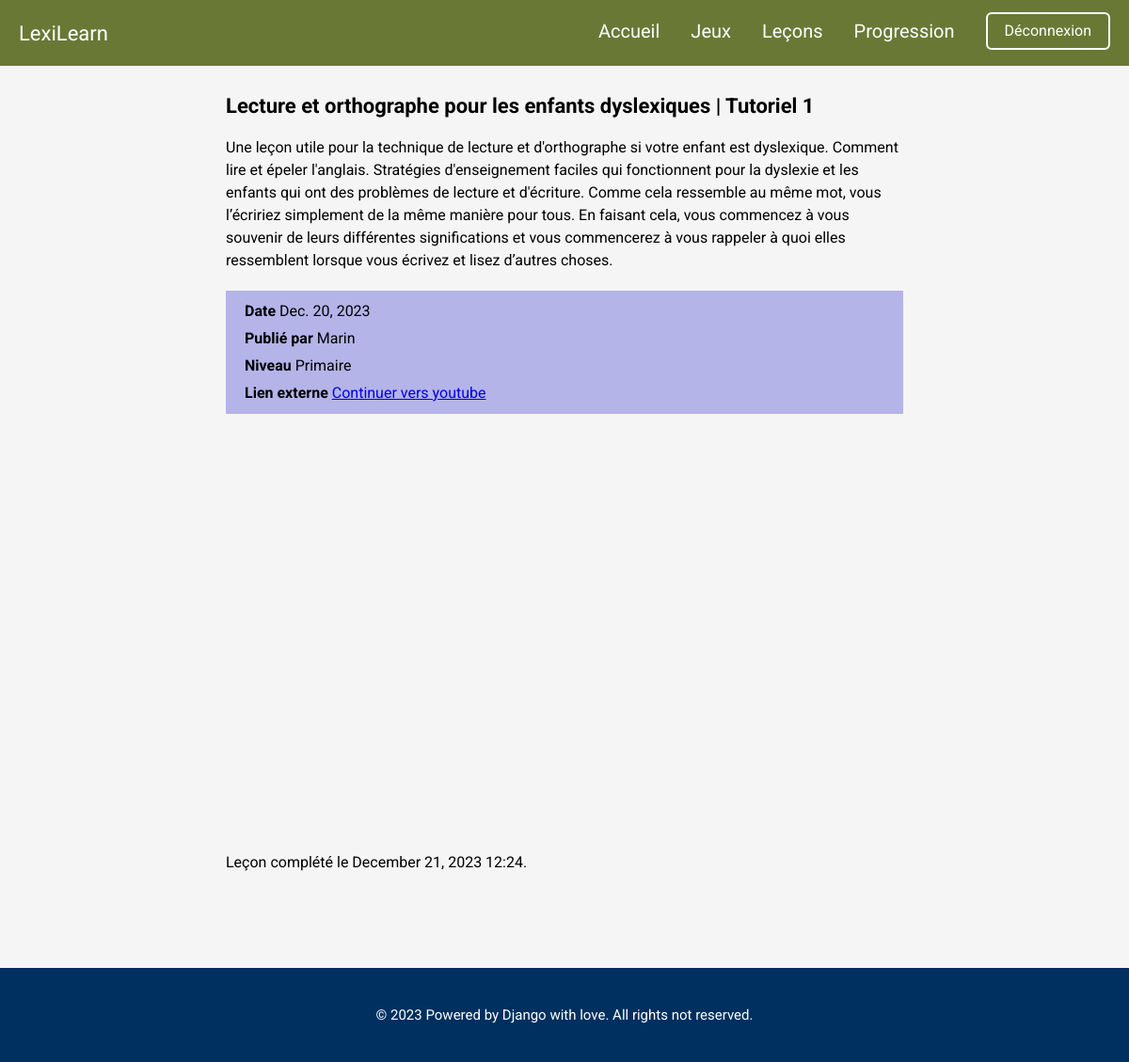
Page /lesson/1/ (signed in) on the committed database.
### dys_app/models.py (models this page shows, shortened)
class Lesson(models.Model):
    SCHOOL_LEVEL_CHOICES = [
        ('Primaire', 'Primaire'),
        ('College', 'college'),
        ('Lycee', 'lycee'),
        ('superieur', 'superieur'),
    ]
    title = models.CharField(max_length=255)
    description = models.TextField()
    date = models.DateField()
    publisher = models.CharField(max_length=255)
    youtube_link = models.URLField()
    school_level = models.CharField(max_length=20, choices=SCHOOL_LEVEL_CHOICES)

class CompletedLesson(models.Model):
    user = models.ForeignKey(User, on_delete=models.CASCADE)
    lesson = models.ForeignKey(Lesson, on_delete=models.CASCADE)
    completed_at = models.DateTimeField(auto_now_add=True)
    class Meta:
        unique_together = ['user', 'lesson']

### dys_app/views.py (the view)
# urls.py: path('lesson/<int:lesson_id>/', lesson_detail, name='lesson_detail'),
@login_required
def lesson_detail(request, lesson_id):
    lesson = get_object_or_404(Lesson, pk=lesson_id)
    user = request.user
    user_completed_lesson = CompletedLesson.objects.filter(user=user, lesson=lesson).first()
    context = {'lesson': lesson, 'user_completed_lesson': user_completed_lesson}
    return render(request, 'lesson_detail.html', context)

### dys_app/templates/lesson_detail.html (shortened to what this page needs)
{% extends 'base.html' %}
{% block content %}
    <div class="lesson-detail-page-container">
        <h2>{{ lesson.title }}</h2>
        <p>{{ lesson.description }}</p>
        <div class="lesson-info">
            <p><strong>Date</strong> {{ lesson.date }}</p>
            <p><strong>Publié par</strong> {{ lesson.publisher }}</p>
            <p><strong>Niveau</strong> {{ lesson.school_level }}</p>
            <p><strong>Lien externe </strong><a href="{{ lesson.youtube_link }}" target="_blank">Continuer vers youtube</a></p>
        </div>
        <div class="youtube-container">
        </div>
        {% if user_completed_lesson %}
            <p>Leçon complété le {{ user_completed_lesson.completed_at|date:"F j, Y H:i" }}.</p>
        {% else %}
            <form id="complete-lesson-form" action="{% url 'complete_lesson' lesson.id %}" method="post">
                {% csrf_token %}
                <button type="submit" class="lesson-complete-btn">Mark as Completed</button>
            </form>
        {% endif %}
    </div>
{% endblock %}

### dys_app/static/dys_app/styles.css (style rules this page uses)
* { box-sizing: border-box; cursor: default; margin: 0; padding: 0; font-family: "Roboto"; outline: none; -webkit-tap-highlight-color: rgba(255, 255, 255, 0); caret-color: transparent; }
body { min-height: 100vh; }
html { position: relative; margin: 0; padding: 0; font-size: 62.5%; background-color: whitesmoke; }
.lesson-detail-page-container { width: 100%; height: 100%; min-height: 100vh; padding: 9rem 3%; gap: 2rem; display: flex; flex-direction: column; padding-bottom: 3rem; }
.lesson-detail-page-container h2 { font-size: 2.2rem; width: 100%; text-align: center; }
.lesson-detail-page-container p { font-size: 1.6rem; line-height: 2.4rem; text-align: center; }
.lesson-detail-page-container .lesson-info { background-color: rgb(180, 180, 233); padding: 1rem 2rem; display: flex; flex-direction: column; justify-content: flex-start; align-items: flex-start; gap: 0.5rem; }
.lesson-detail-page-container .lesson-info p { font-size: 1.6rem; }
@media only screen and (min-width: 1025px) { .lesson-detail-page-container { padding: 10rem 20%; } }
@media only screen and (min-width: 1025px) { .lesson-detail-page-container h2 { font-size: 2.2rem; text-align: start; } }
@media only screen and (min-width: 1025px) { .lesson-detail-page-container p { font-size: 1.6rem; line-height: 2.4rem; text-align: start; } }
@media only screen and (min-width: 1025px) { .lesson-detail-page-container .lesson-info { background-color: rgb(180, 180, 233); padding: 1rem 2rem; display: flex; flex-direction: column; justify-content: flex-start; align-items: flex-start; gap: 0.5rem; } }
@media only screen and (min-width: 1025px) { .lesson-detail-page-container .lesson-info p { font-size: 1.6rem; } }

### dys_app/templates/lesson_detail.html (style rules this page uses)
.youtube-container { position: relative; padding-bottom: 56.25%; height: 0; overflow: hidden; max-width: 100%; margin-top: 20px; }

### rows in the picture
Lesson: title "Lecture et orthographe pour les enfants dyslexiques | Tutoriel 1", description "Une leçon utile pour la technique de lecture et d'orthographe si votre enfant est dyslexique. Comment lire et épeler l'anglais. Stratégies d'enseignement faciles qui fonctionnent pour la dyslexie et les enfants qui ont des problèmes de lecture et d'écriture. Comme cela ressemble au même mot, vous l’écririez simplement de la même manière pour tous. En faisant cela, vous commencez à vous souvenir de leurs différentes significations et vous commencerez à vous rappeler à quoi elles ressemblent lorsque vous écrivez et lisez d’autres choses.", date "Dec. 20, 2023", publisher "Marin", school_level "Primaire"
CompletedLesson: completed_at "December 21, 2023 12:24"
